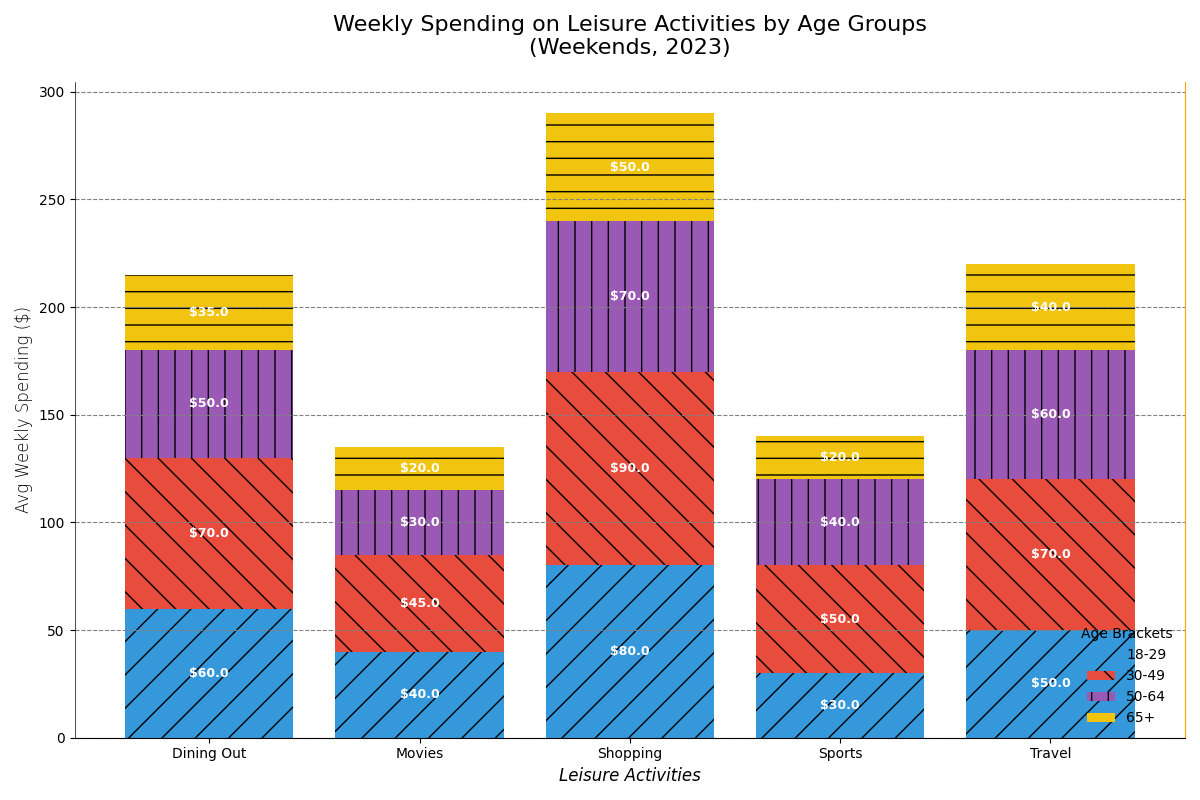

Write Python code to recreate this figure.
import matplotlib.pyplot as plt
import numpy as np

activities = ['Dining Out', 'Movies', 'Shopping', 'Sports', 'Travel']

age_group_18_29 = [60, 40, 80, 30, 50]
age_group_30_49 = [70, 45, 90, 50, 70]
age_group_50_64 = [50, 30, 70, 40, 60]
age_group_65_plus = [35, 20, 50, 20, 40]

data = np.array([age_group_18_29, age_group_30_49, age_group_50_64, age_group_65_plus])
age_groups = ['18-29', '30-49', '50-64', '65+']

fig, ax = plt.subplots(figsize=(12, 8))

# New set of colors
colors = ['#3498db', '#e74c3c', '#9b59b6', '#f1c40f']

cumulative_spending = np.zeros(len(activities))
hatch_patterns = ['/', '\\', '|', '-']

for i, (spending, age_group) in enumerate(zip(data, age_groups)):
    bars = ax.bar(activities, spending, bottom=cumulative_spending, label=age_group, color=colors[i], hatch=hatch_patterns[i])
    cumulative_spending += spending

    for bar in bars:
        yval = bar.get_height()
        ax.text(bar.get_x() + bar.get_width()/2, bar.get_y() + yval/2, f'${yval}', ha='center', va='center', fontsize=9, color='white', weight='bold')

ax.set_xlabel('Leisure Activities', fontsize=12, style='italic')
ax.set_ylabel('Avg Weekly Spending ($)', fontsize=12, fontweight='light')
ax.set_title('Weekly Spending on Leisure Activities by Age Groups\n(Weekends, 2023)', fontsize=16, fontweight='regular', pad=20)

ax.legend(title='Age Brackets', fontsize='medium', loc='lower right', frameon=False)
ax.yaxis.grid(True, linestyle='--', color='gray')
ax.spines['top'].set_visible(False)
ax.spines['right'].set_color('orange')
ax.spines['left'].set_linewidth(0.5)

plt.tight_layout()
plt.show()
